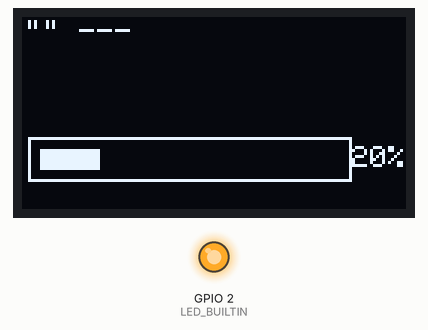
This program was run on a simulated ESP32. Shown: 128×64 one-colour display, output pins drawn as LEDs (lit = HIGH). WiFi joins after 1.5 s; servers stay silent unless stated; the display library's start-up logo is not drawn; the local clock reads 2024-03-15 10:24:30 at power-on unless the program sets it; what the program prints to the serial monitor is not drawn. At 4.5 s the program puts the board to deep sleep or switches it off; the recording ends there.

Above: at 4.41 s.
Timing chart, 0 to 4.5 s (numbered marks = the images above):
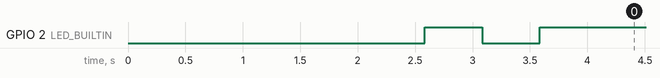

The program:

main.cpp
```cpp
#include <Arduino.h>
#include <SPI.h>
#include <WiFi.h>
#include <Wire.h>
#include <ArduinoJson.h>
#include <WiFiClientSecure.h>
#include <HTTPClient.h>
#include <Wire.h>
#include <Adafruit_GFX.h>
#include <Adafruit_SSD1306.h>
#include "time.h"
#include <Adafruit_I2CDevice.h>
#define WIFI_SSID "hcdemo"
#define WIFI_PASSWORD "hc-demodemo"

#define SCREEN_WIDTH 128 // OLED display width, in pixels
#define SCREEN_HEIGHT 64 // OLED display height, in pixels

// Declaration for an SSD1306 display connected to I2C (SDA, SCL pins)
#define OLED_RESET     -1 // Reset pin # (or -1 if sharing Arduino reset pin)
Adafruit_SSD1306 display(SCREEN_WIDTH, SCREEN_HEIGHT, &Wire, OLED_RESET);
#define QUOTE_URL "https://zenquotes.io/api/random"

#define uS_TO_S_FACTOR 1000000UL  //Conversion Factor to MS
#define TIME_TO_SLEEP 86400 //in Seconds

const char* ntpServer = "pool.ntp.org";
const long  gmtOffset_sec = 0;
const int   daylightOffset_sec = 3600;
tm timeinfo;

WiFiClientSecure client;

void connect_wifi() {
   Serial.println("Connecting to WiFi...");
   Serial.println("SSID: ");
   Serial.print(WIFI_SSID);
   WiFi.begin(WIFI_SSID, WIFI_PASSWORD);
  while (WiFi.status() != WL_CONNECTED) { // Wait for the Wi-Fi to connect
    delay(500);
    Serial.print('.');
    digitalWrite (LED_BUILTIN, HIGH);
    delay(500);
    digitalWrite (LED_BUILTIN, LOW);
  }
  Serial.println('\n');
  Serial.println("Connection established!");
  Serial.print("IP address:\t");
  Serial.println(WiFi.localIP());

}

void getTime(){
  if(!getLocalTime(&timeinfo)){
    Serial.println("Failed to obtain time");
    return;
  }
}

String get_quotes(){
  HTTPClient http;
  http.begin(QUOTE_URL);
  int httpCode = http.GET();
  String payload;
  if(httpCode > 0){
    payload = http.getString();
  //  Serial.println(httpCode);
  //  Serial.println(quote);
  }else{
    Serial.println("Error on HTTP Request");
  }
  http.end();
  DynamicJsonDocument doc(1024);
  deserializeJson(doc, payload);
  //serializeJson(doc, Serial);
  const char* q = doc[0]["q"];
  const char* a = doc[0]["a"];
  return "\"" + String(q) + "\""+ " --- " + String(a);
}
void init_display(){
  if(!display.begin(SSD1306_SWITCHCAPVCC, 0x3C)) {
    Serial.println(F("SSD1306 allocation failed"));
    for(;;); // Don't proceed, loop forever
  }
 display.display();
  delay(2000);
  display.clearDisplay();
}
void print2display(String txt, int percentage){
  display.clearDisplay();
  display.setTextSize(1);
  display.setTextColor(SSD1306_WHITE);
  display.setCursor(1,1);
  display.println(txt);
  display.drawRect(2,40, 108,15, SSD1306_WHITE);
  display.fillRect(6, 44, percentage, 7, SSD1306_WHITE);
  display.setCursor(110, 43);
  display.println(String(percentage) + "%");
  display.display();
  delay(200);
}
void setup(){
  Serial.begin(115200);
  pinMode(LED_BUILTIN, OUTPUT);
  init_display();
  display.clearDisplay();
  display.setTextSize(1);
  display.setTextColor(SSD1306_WHITE);
  display.setCursor(1,1);
  display.println("Connecting to Wifi: \n"  WIFI_SSID);
    display.display();
  connect_wifi();
  configTime(gmtOffset_sec, daylightOffset_sec, ntpServer);
}

void loop() {
  digitalWrite (LED_BUILTIN, HIGH);	// turn on the LED
    String cur_quote = get_quotes();
     getTime();
    int doy = timeinfo.tm_yday;
    int percentage = (doy / 365.0) * 100;
    Serial.println(cur_quote);
    print2display(cur_quote, percentage);

    Serial.println("Progress of year : " + String(percentage));
    esp_sleep_enable_timer_wakeup(TIME_TO_SLEEP * uS_TO_S_FACTOR);
    Serial.println("Setup ESP32 to sleep for every " + String(TIME_TO_SLEEP / 60) + " Minutes");
    Serial.flush();
    esp_deep_sleep_start();

}
```

parser.cpp
```cpp

```
